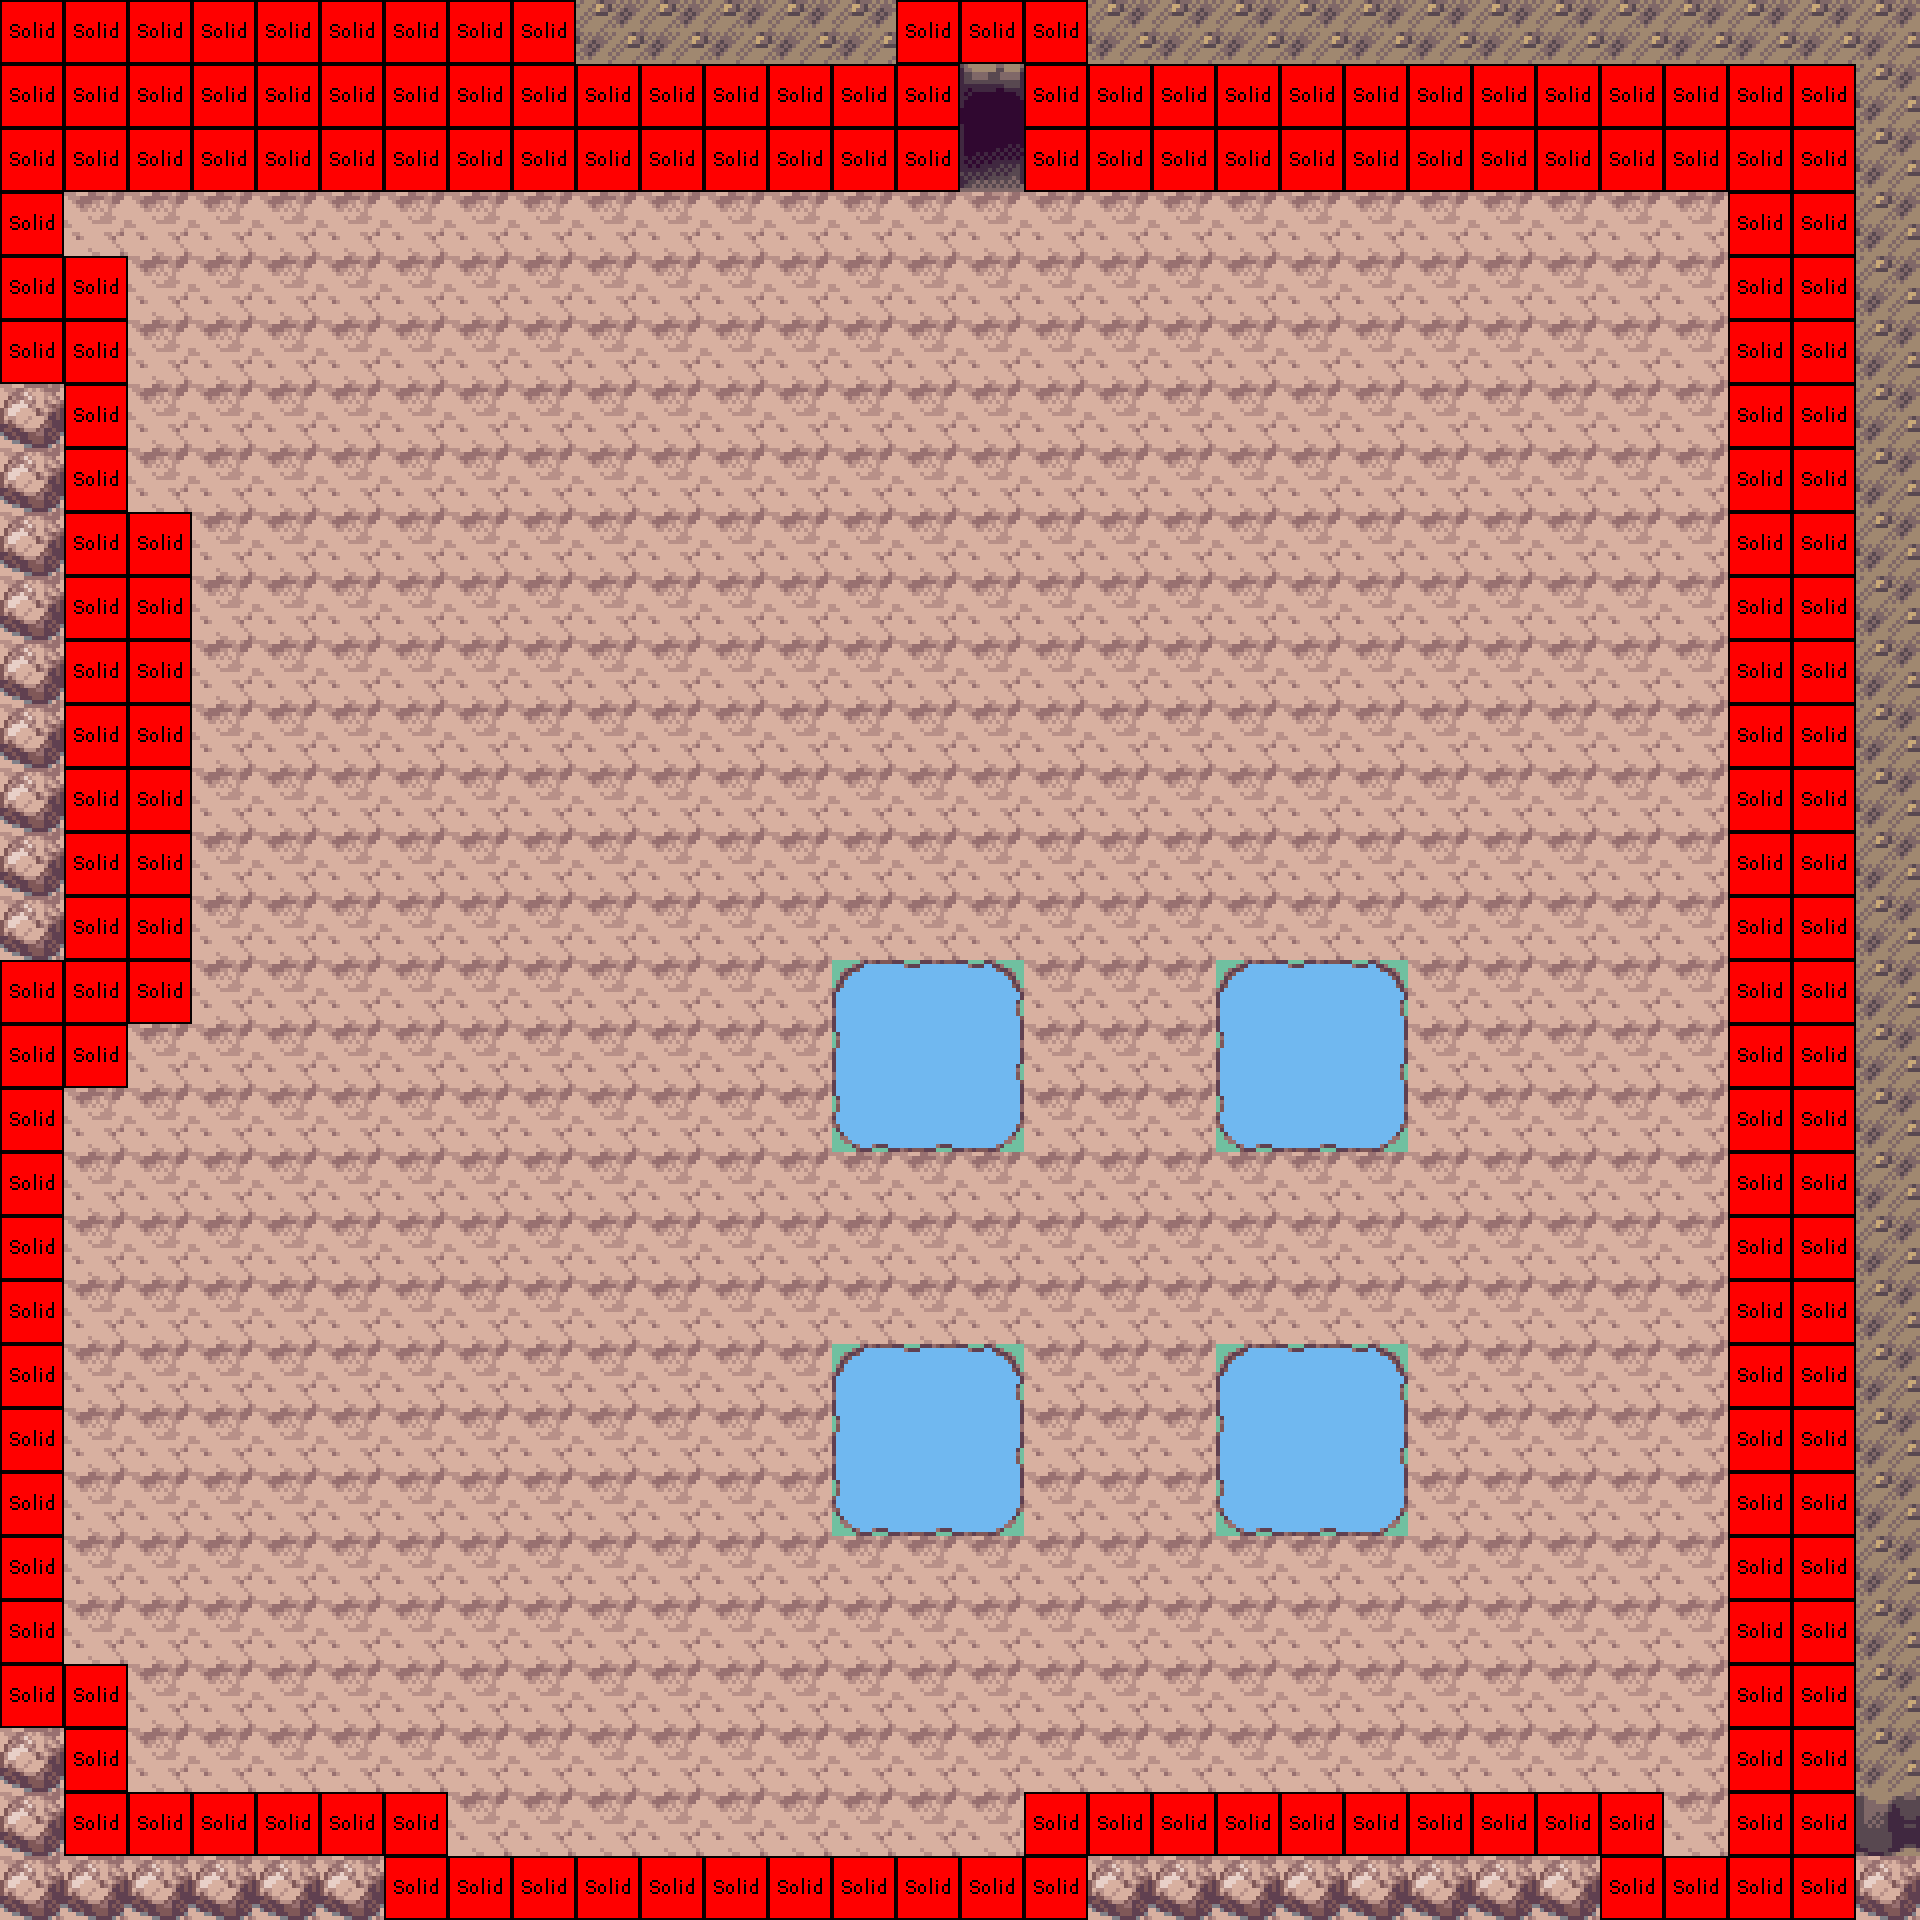

A level layout from a 2D game, rendered from its tile map. Below: a short description, then the map file with tile-grid data replaced by summaries:
An orthogonal 30x30 tile map with 64x64 px tiles, 4 tile layers (Calque 1, l2, l3, logic), 2 tilesets and 2 objects (2x switch).

<map version="1.4" tiledversion="1.4.3" orientation="orthogonal" renderorder="right-down" compressionlevel="0" width="30" height="30" tilewidth="64" tileheight="64" infinite="0" nextlayerid="6" nextobjectid="3">
 <tileset firstgid="1" source="finaltileset.tsx" />
 <tileset firstgid="6073" source="logictileset.tsx" />
 <layer id="1" name="Calque 1" width="30" height="30">
  <data>[900 cells, 899 non-empty, 3 distinct tile ids]</data>
 </layer>
 <layer id="2" name="l2" width="30" height="30">
  <data>[900 cells, 0 non-empty, 0 distinct tile ids]</data>
 </layer>
 <layer id="3" name="l3" width="30" height="30">
  <data>[900 cells, 288 non-empty, 22 distinct tile ids]</data>
 </layer>
 <layer id="4" name="logic" width="30" height="30">
  <data>[900 cells, 189 non-empty, 1 distinct tile ids]</data>
 </layer>
 <objectgroup id="5" name="transition" width="30" height="30">
  <object id="1" type="switch" x="64" y="1080" width="68" height="586">
   <properties>
    <property name="detx" value="1484" />
    <property name="dety" value="884" />
    <property name="mapname" value="finalvillage" />
   </properties>
  </object>
  <object id="2" type="switch" x="942" y="53" width="89" height="140">
   <properties>
    <property name="detx" value="983" />
    <property name="dety" value="1680" />
    <property name="mapname" value="grotted1" />
   </properties>
  </object>
 </objectgroup>
</map>